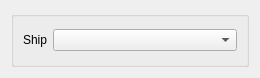
<?xml version="1.0" encoding="UTF-8"?>
<ui version="4.0">
 <class>TaskPanel</class>
 <widget class="QWidget" name="TaskPanel">
  <property name="geometry">
   <rect>
    <x>0</x>
    <y>0</y>
    <width>260</width>
    <height>78</height>
   </rect>
  </property>
  <property name="sizePolicy">
   <sizepolicy hsizetype="Preferred" vsizetype="Preferred">
    <horstretch>0</horstretch>
    <verstretch>0</verstretch>
   </sizepolicy>
  </property>
  <property name="minimumSize">
   <size>
    <width>0</width>
    <height>0</height>
   </size>
  </property>
  <property name="windowTitle">
   <string>Create new weight</string>
  </property>
  <layout class="QGridLayout" name="gridLayout">
   <item row="1" column="0">
    <widget class="QGroupBox" name="group_ship">
     <property name="toolTip">
      <string>You must select the ship which will take the mesh</string>
     </property>
     <layout class="QHBoxLayout" name="horizontalLayout">
      <item>
       <widget class="QLabel" name="ship_label">
        <property name="sizePolicy">
         <sizepolicy hsizetype="Preferred" vsizetype="Fixed">
          <horstretch>0</horstretch>
          <verstretch>0</verstretch>
         </sizepolicy>
        </property>
        <property name="text">
         <string>Ship</string>
        </property>
       </widget>
      </item>
      <item>
       <widget class="QComboBox" name="ship">
        <property name="sizePolicy">
         <sizepolicy hsizetype="Preferred" vsizetype="Fixed">
          <horstretch>1</horstretch>
          <verstretch>0</verstretch>
         </sizepolicy>
        </property>
       </widget>
      </item>
     </layout>
    </widget>
   </item>
  </layout>
 </widget>
 <resources/>
 <connections/>
</ui>
